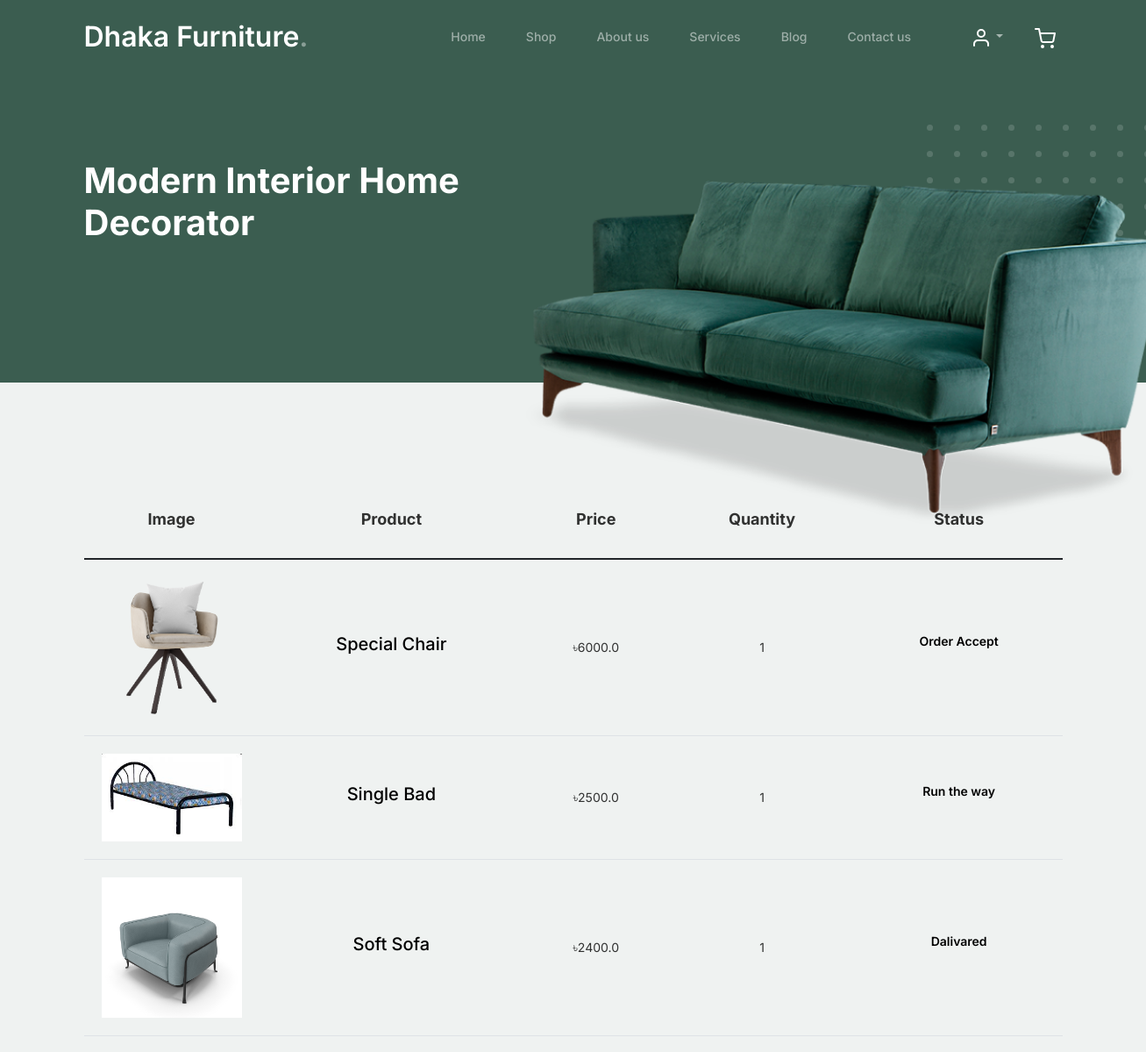
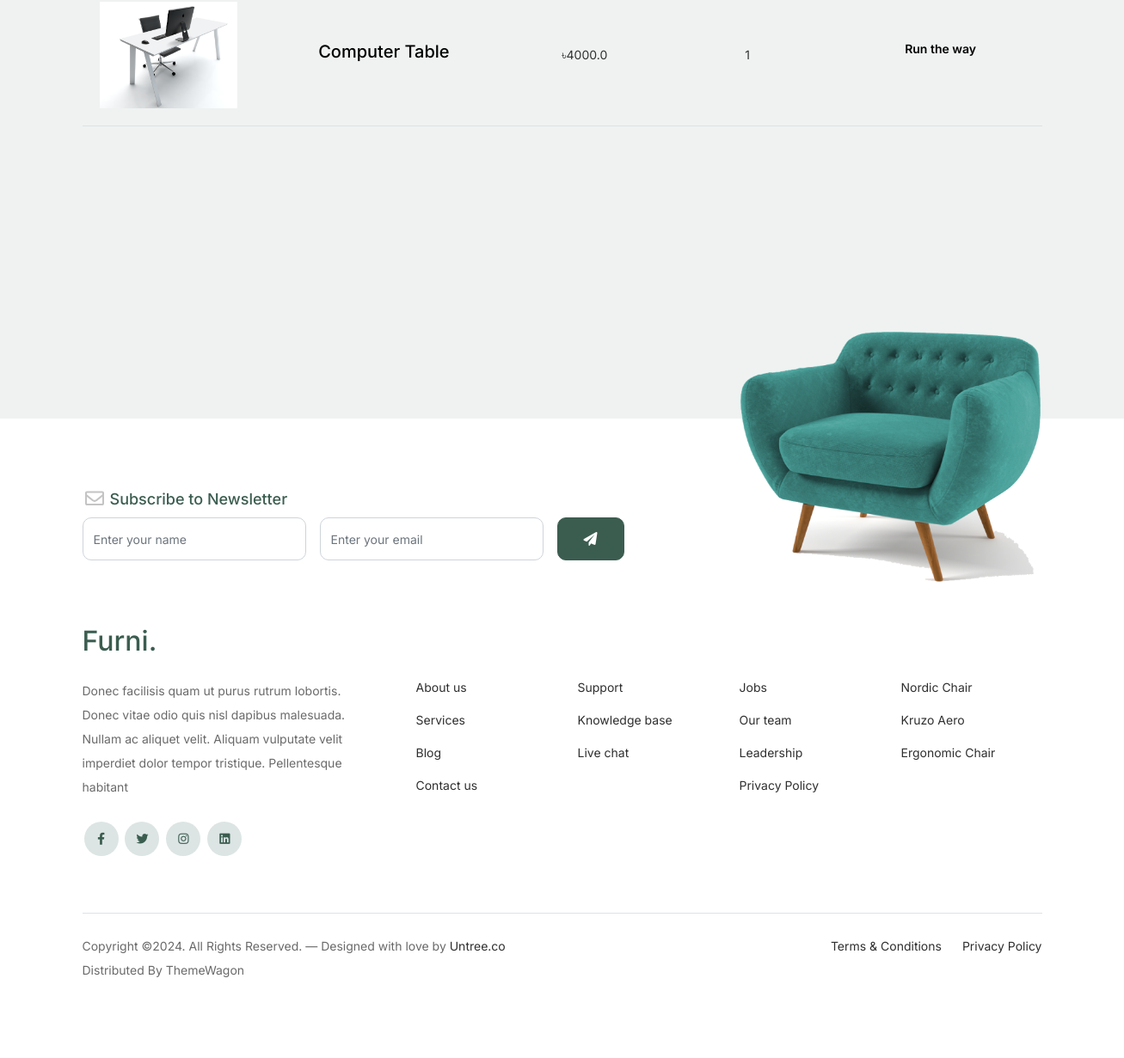
/order-details/ (signed in), run on the app's committed database (2 pictures, top to bottom).
### main/models.py (models this page shows, shortened)
class OrderPlace(models.Model):
    user=models.ForeignKey(User, on_delete=models.CASCADE)
    product=models.ForeignKey(Product, on_delete=models.CASCADE)
    quantity= models.PositiveIntegerField(default=1)
    country=models.CharField( max_length=50,blank=True,null=True)
    first_name=models.CharField( max_length=50,blank=True,null=True)
    last_name=models.CharField( max_length=50,blank=True,null=True)
    company_name=models.CharField( max_length=50,blank=True,null=True)
    addess=models.CharField( max_length=50,blank=True,null=True)
    aperment=models.CharField( max_length=50,blank=True,null=True)
    state=models.CharField( max_length=50,blank=True,null=True)
    zip=models.CharField( max_length=50,blank=True,null=True)
    email=models.EmailField( max_length=50,blank=True,null=True)
    phone=models.IntegerField(blank=True,null=True)
    note=models.TextField(blank=True,null=True)
    status=models.CharField(choices=ORDER_STATUS, max_length=50,blank=True,null=True)

class Product(models.Model):
    img=models.ImageField( upload_to='product', verbose_name='Product Image',blank=True,null=True)
    name=models.CharField(verbose_name='Product Name' ,max_length=50)
    product_info=models.TextField(verbose_name='Product Information',blank=True,null=True)
    price=models.FloatField(verbose_name='Product Price')
    discaunt_price=models.FloatField(verbose_name='Product Discaunt Price',default=0.0,blank=True,null=True)
    date=models.DateField(auto_now_add=True)
    abability=models.CharField(choices=STOCK_PRODUCT, max_length=50,blank=True,null=True)

### main/views.py (the view)
# urls.py: path('order-details/',views.order_details,name='order-details'),
def order_details(request):
    order=OrderPlace.objects.filter(user=request.user)
    return render(request,'orderinf.html',{'order':order})

### main/templates/orderinf.html (shortened to what this page needs)
{% extends "base.html" %}
{% load static %}
{% block content %}
<div class="hero">
	<div class="container">
		<div class="row justify-content-between">
			<div class="col-lg-5">
				<div class="intro-excerpt">
					<h1>Modern Interior <span clsas="d-block">Home Decorator</span></h1>
				</div>
			</div>
			<div class="col-lg-7">
				<div class="hero-img-wrap">
					<img src="{% static "images/couch.png" %}" class="img-fluid">
				</div>
			</div>
		</div>
	</div>
</div>
		<div class="untree_co-section before-footer-section">
            <div class="container">
              <div class="row mb-5">
                <form class="col-md-12" method="post">
                  <div class="site-blocks-table">
                    <table class="table">
                      <thead>
                        <tr>
                          <th class="product-thumbnail">Image</th>
                          <th class="product-name">Product</th>
                          <th class="product-price">Price</th>
                          <th class="product-quantity">Quantity</th>
                          <th class="product-remove">Status</th>
                        </tr>
                      </thead>
                      <tbody>
                      {% for Order in order %}
                          <tr>
                            <td class="product-thumbnail">
                              <img src="{{ Order.product.img.url }}" alt="Image" class="img-fluid">
                            </td>
                            <td class="product-name">
                              <h2 class="h5 text-black">{{ Order.product.name }}</h2>
                            </td>
                            <td>৳{{ Order.product.price }}</td>
                            <td>
                              {{Order.quantity}}
                            </td>
                            <td>
                                {% if Order.status == 'Order Accept' %}
                                <p class="btn btn-black btn-sm">{{Order.status}}</p>
                                {% elif Order.status == 'Run the way' %}
                                <p class="btn btn-black btn-sm">{{Order.status}}</p>
                                {% elif Order.status == 'Dalivared' %}
                                <p class="btn btn-black btn-sm">{{Order.status}}</p>
                                {% else %}
                                    <a href="{% url 'order-delete' Order.id %}" class="btn btn-black btn-sm">Order Cancel</a>
                                {% endif %}
                           </td>
                          </tr>
                          {% endfor %}
                      </tbody>
                    </table>
                  </div>
                </form>
              </div>
            </div>
          </div>
		<br> <br> <br>
		{% endblock content %}

### main/static/css/style.css (style rules this page uses)
body { overflow-x: hidden; position: relative; }
body { font-family: "Inter", sans-serif; font-weight: 400; line-height: 28px; color: #6a6a6a; font-size: 14px; background-color: #eff2f1; }
.hero { background: #3b5d50; padding: calc(4rem - 30px) 0 0rem 0; }
@media (min-width: 768px) { .hero { padding: calc(4rem - 30px) 0 4rem 0; } }
@media (min-width: 992px) { .hero { padding: calc(8rem - 30px) 0 8rem 0; } }
.hero .intro-excerpt { position: relative; z-index: 4; }
@media (min-width: 992px) { .hero .intro-excerpt { max-width: 450px; } }
.hero h1 { font-weight: 700; color: #ffffff; margin-bottom: 30px; }
.hero .hero-img-wrap { position: relative; }
.hero .hero-img-wrap img { position: relative; top: 0px; right: 0px; z-index: 2; max-width: 780px; left: -20px; }
@media (min-width: 768px) { .hero .hero-img-wrap img { right: 0px; left: -100px; } }
@media (min-width: 992px) { .hero .hero-img-wrap img { left: 0px; top: -80px; position: absolute; right: -50px; } }
@media (min-width: 1200px) { .hero .hero-img-wrap img { left: 0px; top: -80px; right: -100px; } }
.hero .hero-img-wrap:after { content: ""; position: absolute; width: 255px; height: 217px; background-image: url("../images/dots-light.svg"); background-size: contain; background-repeat: no-repeat; right: -100px; top: -0px; }
@media (min-width: 1200px) { .hero .hero-img-wrap:after { top: -40px; } }
.btn { font-weight: 600; padding: 12px 30px; border-radius: 30px; color: #ffffff; background: #2f2f2f; border-color: #2f2f2f; }
.before-footer-section { padding: 7rem 0 12rem 0 !important; }
.untree_co-section { padding: 7rem 0; }
.site-blocks-table { overflow: auto; }
.site-blocks-table .product-thumbnail { width: 200px; }
.site-blocks-table .btn { padding: 2px 10px; }
.site-blocks-table thead th { padding: 30px; text-align: center; border-width: 0px !important; vertical-align: middle; color: rgba(0, 0, 0, 0.8); font-size: 18px; }
.site-blocks-table td { padding: 20px; text-align: center; vertical-align: middle; color: rgba(0, 0, 0, 0.8); }
.site-blocks-table tbody tr:first-child td { border-top: 1px solid #3b5d50 !important; }
.site-blocks-table .btn { background: none !important; color: #000000; border: none; height: auto !important; }

### data on the page
OrderPlace: product.img (picture), product.name "Special Chair", product.price "6000.0", quantity "1", status "Order Accept"
OrderPlace: product.img (picture), product.name "Single Bad", product.price "2500.0", quantity "1", status "Run the way"
OrderPlace: product.img (picture), product.name "Soft Sofa", product.price "2400.0", quantity "1", status "Dalivared"
OrderPlace: product.img (picture), product.name "Computer Table", product.price "4000.0", quantity "1", status "Run the way"
